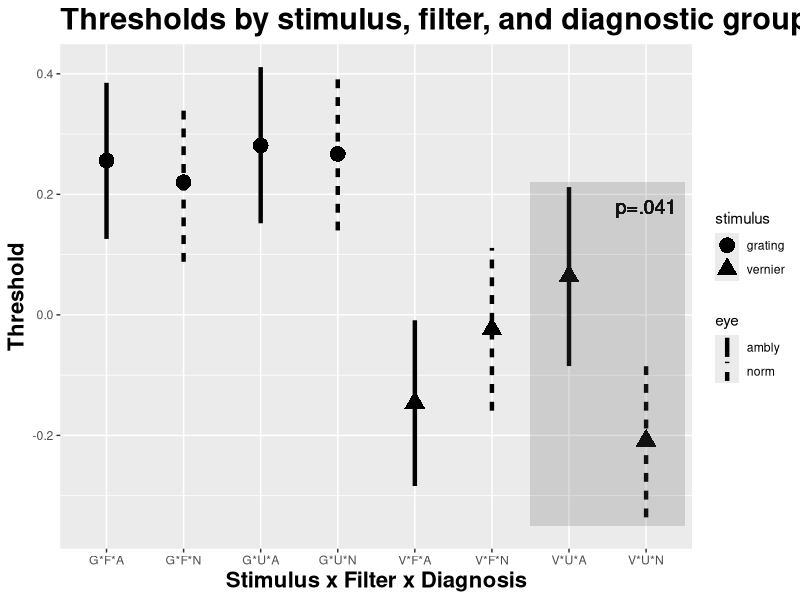

Recreate this plot in R.
# Plots Figure 5 for weinstein manuscript to IOVS

fig5.df = read.csv("weinstein-neutral-density-three-way-2014-09-09.csv", header = TRUE)

library( ggplot2 )
library( grid ) # for arrow function

p = ggplot( data=fig5.df, mapping=aes( effect, threshold, stimulus, eye ) )

# See http://sape.inf.usi.ch/quick-reference/ggplot2/geom_linerange
p +  
  geom_linerange( data=fig5.df, mapping = aes( x=effect, ymin=ci.lower, ymax=ci.upper, linetype=eye ), size=1.5) +
  geom_point(mapping=aes( shape=stimulus ), size=5 ) +
  geom_text( aes( x=8, y=0.18, label="p=.041"), size=5 ) +
#   geom_segment( data=fig5.df, aes( x=7.5, y=(threshold[7]+threshold[8])/2, xend=7.5, yend=threshold[7]), width=0.2, 
#                 arrow = arrow( length=unit(0.2,"cm")), show_guide=F ) +
#   geom_segment(data = fig5.df, aes( x=7.5, y=(threshold[7]+threshold[8])/2, xend=7.5, yend=threshold[8], width=0.2 ),
#                arrow=arrow(length=unit(0.2,"cm")), show_guide=F ) +
  xlab("Stimulus x Filter x Diagnosis") +
  ylab("Threshold") +
  ggtitle("Thresholds by stimulus, filter, and diagnostic group") +
  theme(plot.title=element_text(size=22, face="bold")) +
  theme(axis.title.x=element_text(size=16, face="bold") ) +
  theme(axis.title.y=element_text(size=16, face="bold") ) +
  annotate("rect", xmin = 6.5, xmax = 8.5, ymin = -.35, ymax = .22,
           alpha = .2)
